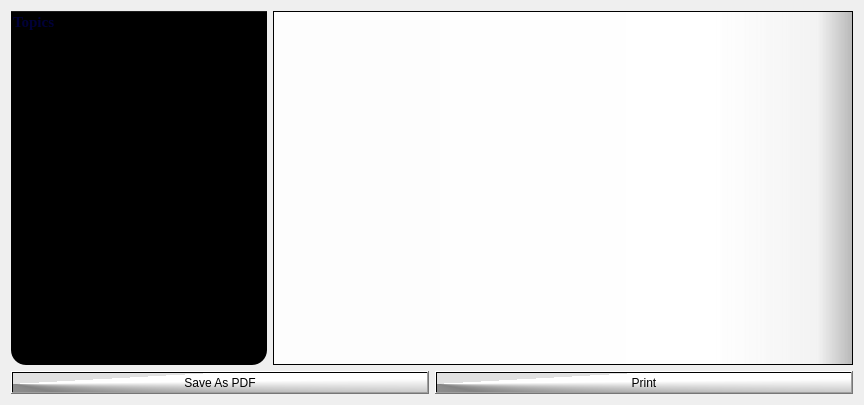
            <widget class="QWidget" name="texthelp">
             <property name="geometry">
              <rect>
               <x>0</x>
               <y>0</y>
               <width>864</width>
               <height>405</height>
              </rect>
             </property>
             <attribute name="label">
              <string>Textual Help</string>
             </attribute>
             <layout class="QVBoxLayout" name="verticalLayout_45">
              <item>
               <layout class="QVBoxLayout" name="verticalLayout_13">
                <item>
                 <layout class="QHBoxLayout" name="horizontalLayout_7">
                  <item>
                   <widget class="QTreeWidget" name="Help_topics">
                    <property name="sizePolicy">
                     <sizepolicy hsizetype="Fixed" vsizetype="Expanding">
                      <horstretch>0</horstretch>
                      <verstretch>0</verstretch>
                     </sizepolicy>
                    </property>
                    <property name="styleSheet">
                     <string notr="true">border-radius:15px;
background-color: rgb(0, 0, 0);</string>
                    </property>
                    <property name="animated">
                     <bool>true</bool>
                    </property>
                    <column>
                     <property name="text">
                      <string>Topics</string>
                     </property>
                     <property name="font">
                      <font>
                       <family>Times New Roman</family>
                       <pointsize>11</pointsize>
                       <weight>75</weight>
                       <bold>true</bold>
                      </font>
                     </property>
                     <property name="background">
                      <color>
                       <red>0</red>
                       <green>0</green>
                       <blue>0</blue>
                      </color>
                     </property>
                     <property name="foreground">
                      <brush brushstyle="SolidPattern">
                       <color alpha="255">
                        <red>0</red>
                        <green>0</green>
                        <blue>56</blue>
                       </color>
                      </brush>
                     </property>
                    </column>
                    <item>
                     <property name="text">
                      <string>Introduction</string>
                     </property>
                     <property name="foreground">
                      <brush brushstyle="NoBrush">
                       <color alpha="255">
                        <red>250</red>
                        <green>250</green>
                        <blue>250</blue>
                       </color>
                      </brush>
                     </property>
                    </item>
                    <item>
                     <property name="text">
                      <string>Sections</string>
                     </property>
                     <property name="foreground">
                      <brush brushstyle="NoBrush">
                       <color alpha="255">
                        <red>250</red>
                        <green>250</green>
                        <blue>250</blue>
                       </color>
                      </brush>
                     </property>
                     <item>
                      <property name="text">
                       <string>Browse</string>
                      </property>
                      <property name="foreground">
                       <brush brushstyle="NoBrush">
                        <color alpha="255">
                         <red>250</red>
                         <green>250</green>
                         <blue>250</blue>
                        </color>
                       </brush>
                      </property>
                     </item>
                     <item>
                      <property name="text">
                       <string>Data Parser</string>
                      </property>
                      <property name="foreground">
                       <brush brushstyle="NoBrush">
                        <color alpha="255">
                         <red>248</red>
                         <green>248</green>
                         <blue>248</blue>
                        </color>
                       </brush>
                      </property>
                     </item>
                     <item>
                      <property name="text">
                       <string>Analysis</string>
                      </property>
                      <property name="foreground">
                       <brush brushstyle="NoBrush">
                        <color alpha="255">
                         <red>248</red>
                         <green>248</green>
                         <blue>248</blue>
                        </color>
                       </brush>
                      </property>
                     </item>
                     <item>
                      <property name="text">
                       <string>Graphical Output</string>
                      </property>
                      <property name="foreground">
                       <brush brushstyle="NoBrush">
                        <color alpha="255">
                         <red>252</red>
                         <green>252</green>
                         <blue>252</blue>
                        </color>
                       </brush>
                      </property>
                     </item>
                     <item>
                      <property name="text">
                       <string>Help</string>
                      </property>
                      <property name="foreground">
                       <brush brushstyle="NoBrush">
                        <color alpha="255">
                         <red>244</red>
                         <green>244</green>
                         <blue>244</blue>
                        </color>
                       </brush>
                      </property>
                     </item>
                    </item>
                    <item>
                     <property name="text">
                      <string>Functions</string>
                     </property>
                     <property name="foreground">
                      <brush brushstyle="NoBrush">
                       <color alpha="255">
                        <red>244</red>
                        <green>244</green>
                        <blue>244</blue>
                       </color>
                      </brush>
                     </property>
                    </item>
                   </widget>
                  </item>
                  <item>
                   <widget class="QTextEdit" name="texthelper">
                    <property name="styleSheet">
                     <string notr="true">background-color: qlineargradient(spread:reflect, x1:0, y1:0, x2:1, y2:0, stop:0.0170455 rgba(255, 255, 255, 218), stop:0.755682 rgba(255, 255, 255, 255), stop:0.9375 rgba(244, 244, 244, 178), stop:1 rgba(182, 182, 182, 255));</string>
                    </property>
                   </widget>
                  </item>
                 </layout>
                </item>
                <item>
                 <layout class="QHBoxLayout" name="horizontalLayout_30">
                  <item>
                   <widget class="QPushButton" name="SaveAsHelp">
                    <property name="styleSheet">
                     <string notr="true">background-color: qconicalgradient(cx:0, cy:0.574, angle:49.9, stop:0.323864 rgba(225, 225, 225, 255), stop:0.647727 rgba(131, 131, 131, 255), stop:0.903409 rgba(255, 255, 255, 255));
color: rgb(0, 0, 0);</string>
                    </property>
                    <property name="text">
                     <string>Save As PDF</string>
                    </property>
                   </widget>
                  </item>
                  <item>
                   <widget class="QPushButton" name="pushButton">
                    <property name="styleSheet">
                     <string notr="true">
background-color: qconicalgradient(cx:0, cy:0.574, angle:49.9, stop:0.323864 rgba(225, 225, 225, 255), stop:0.647727 rgba(131, 131, 131, 255), stop:0.903409 rgba(255, 255, 255, 255));
color: rgb(0, 0, 0);</string>
                    </property>
                    <property name="text">
                     <string>Print</string>
                    </property>
                   </widget>
                  </item>
                 </layout>
                </item>
               </layout>
              </item>
             </layout>
            </widget>
